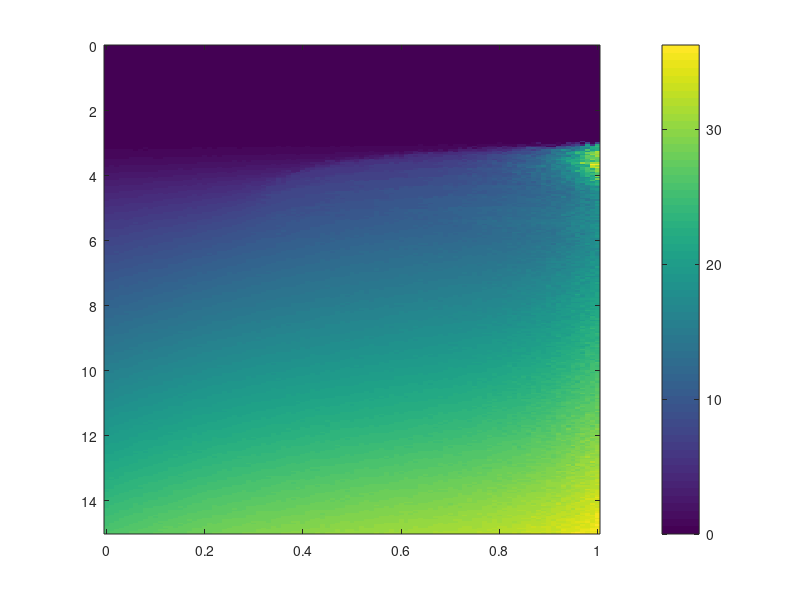

Recreate this plot in MATLAB. (Note: this script raises an error after producing the figure.)
%% This codes enable us to read average firing rates of (Inh, Exc) cells in g_sigma phase diagram 

load("./HighResolutionWorkSpaceData.mat", 'i_rates', 'e_rates', 'g', 'sigma');

data1 = transpose(e_rates); 
data2 = transpose(i_rates);

% Define custom x and y axis values
x_values = g; % Replace with your actual x axis values
y_values = sigma; % Replace with your actual y axis values

%%%%%%%%%%%%%%%%%%%%%%%%%%%%%%%%%%%%%%%%%%%%%%%%%%%%%%%%%%%%%%%%%%%%%%%%%%%%%%%%%%%%%%%%%%%%%%%%%%%%%%%%%%%%
% Plot heatmap with custom axis values
figure('Name', 'Excitatory cells firing rates');
imagesc(x_values, y_values, data1);
c = colorbar; % Adds a colorbar to indicate the scale
c.Label.String = 'Hz';
set(gca,'YDir','normal') % Keeps the Y-axis direction normal
% Labeling the axes
xlabel('g');
ylabel('sigma');
title('Excitatory cells')

% Enable data cursor mode
dcm_obj = datacursormode(gcf);
set(dcm_obj,'Enable','on'); % Explicitly enable data cursor mode
% Set the custom update function with an anonymous function
set(dcm_obj, 'UpdateFcn', @(src, event)myupdatefcn(src, event, data1, g, sigma));

%%%%%%%%%%%%%%%%%%%%%%%%%%%%%%%%%%%%%%%%%%%%%%%%%%%%%%%%%%%%%%%%%%%%%%%%%%%%%%%%%%%%%%%%%%%%%%%%%%%%%%%%%%%%
figure('Name', 'Inhibitory cells firing rates');
imagesc(x_values, y_values, data2);
c = colorbar; % Adds a colorbar to indicate the scale
c.Label.String = 'Hz';
set(gca,'YDir','normal') % Keeps the Y-axis direction normal
% Labeling the axes
xlabel('g');
ylabel('sigma');
title('Inhibitory cells')

% Enable data cursor mode
dcm_obj = datacursormode(gcf);
set(dcm_obj,'Enable','on'); % Explicitly enable data cursor mode
% Set the custom update function with an anonymous function
set(dcm_obj, 'UpdateFcn', @(src, event)myupdatefcn(src, event, data2, g, sigma));
%%%%%%%%%%%%%%%%%%%%%%%%%%%%%%%%%%%%%%%%%%%%%%%%%%%%%%%%%%%%%%%%%%%%%%%%%%%%%%%%%%%%%%%%%%%%%%%%%%%%%%%%%%%%

% Define the custom update function as a local function
function txt = myupdatefcn(~, event_obj, data, x, y)
    pos = get(event_obj, 'Position'); % Get the position of the data cursor
    

    dataValue = data(abs(y - pos(2)) < 0.0001, abs(x - pos(1)) < 0.0001); % Extract the data value at the cursor's position
    
   % Create the tooltip text
    txt = {['g: ', num2str(pos(1))], ...
           ['sigma: ', num2str(pos(2))], ...
           ['Value: ', num2str(dataValue, '%.4f')]}; % Display value with 4 decimal places
end
